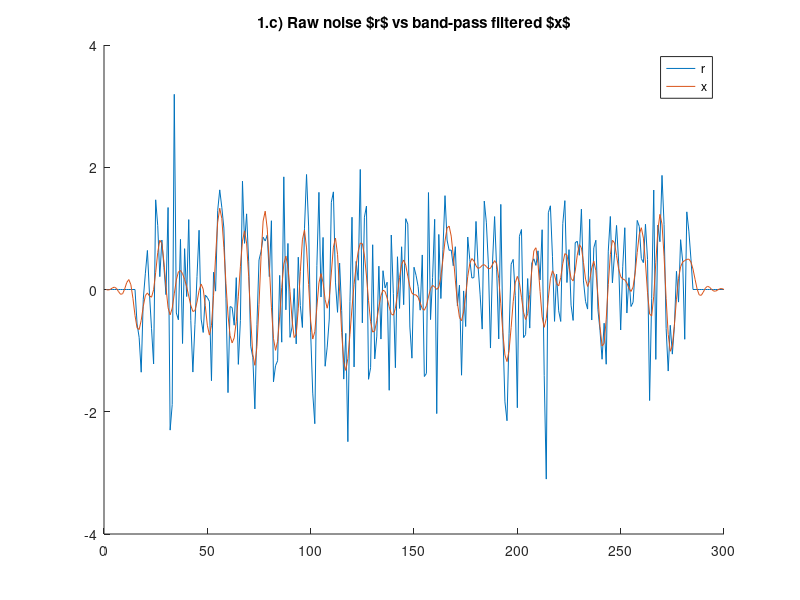
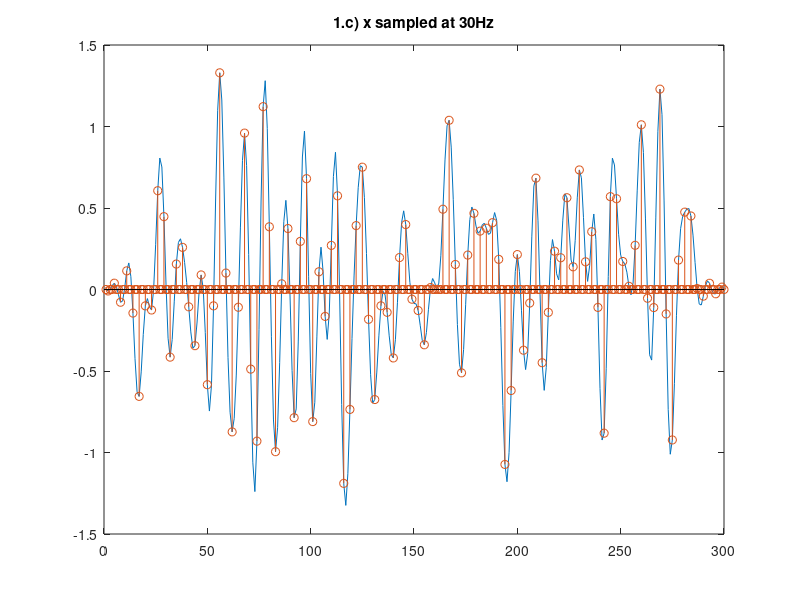
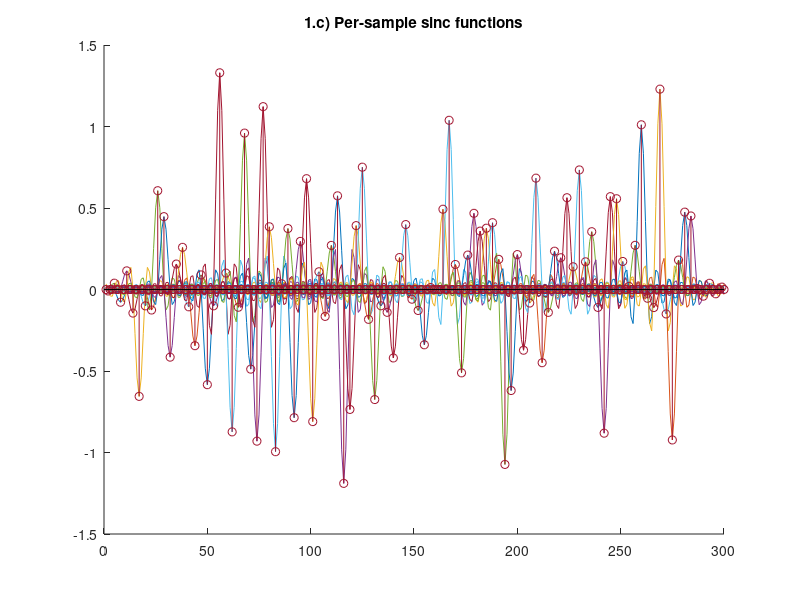
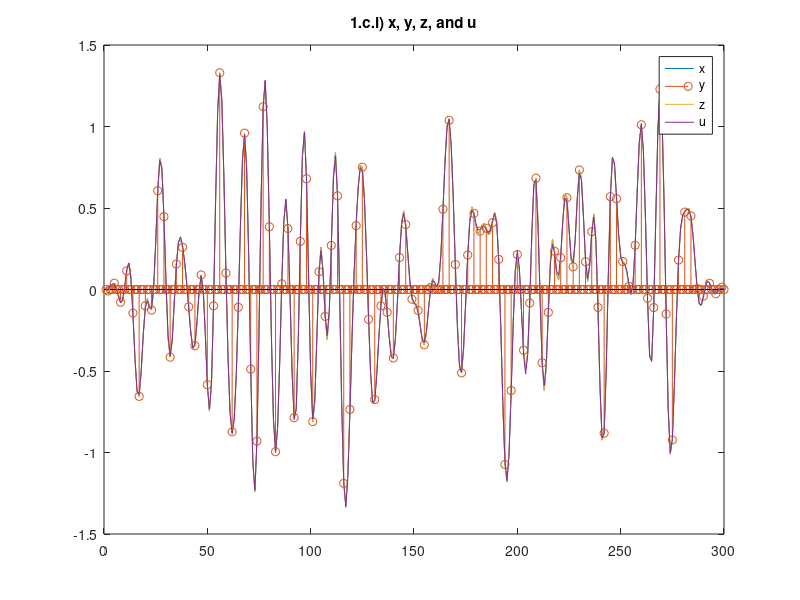

Recreate these plots in MATLAB, in order. (Note: this script raises an error after producing the figures.)
%% 1.c
% Generate a one second long Gaussian noise sequence r with a sampling rate
% of 300Hz
f_s = 300;
t = 1; % 1 second long
N = f_s * t;
ts = linspace(1/f_s, t, N);
r = randn(N,1);
% Taper $r$ by setting its first and last 15 samples to zero.
r(1:15) = 0;
r(end-15:end) = 0;

%%
% Make a Finite-Impulse Response low-pass filter with cut-off frequency
f_c = 45; % cutoff frequency
a = [1]; % FIR has no y-terms
b = fir1(50, f_c/(f_s/2));
% Use the filtfilt function in order to apply that filter to the
% generated noise signal, resulting in the filtered noise signal x
x = filtfilt(b, a, r);

%%
% Plot r, x together.
figure;
hold on;
plot(r);
plot(x);
legend("r","x");
title("1.c) Raw noise $r$ vs band-pass filtered $x$");
hold off;

%%
% Sample x at 100Hz by setting all but every third sample value to zero
y = x;
% element 1, 4, 7... = 0
y(1:3:end) = 0;
% element 2, 5, 8... = 0
y(3:3:end) = 0;
% element 3, 6, 9... = unchanged

figure;
plot(x);
hold on;
stem(y);
title("1.c) x sampled at 30Hz");
hold off;

%%
% Implement sinc interpolation to reconstruct the zeroed samples of y
%
% $$x(t) = \sum_{n=-\infty}^{\infty} x_n * sinc(t/t_s - n)$$
%
% MATLAB version:
%
% $$z = \sum_{i_y=1}^{N} y(i_y) * sinc((ts/t - i_y/N) * f_s/3)$$
%
% Translate the sinc by $i_y/N$ to align it with the sample,
% and scale it by $f_s$ over 3 to align the zero crossings with the other
% sample points.
z = zeros(N,1);
figure;
hold on;
for i_y = 1:N
    data = y(i_y) * sinc((ts/t - (i_y)/N)* f_s/3);
    plot(data);
    z = z + data';
end
stem(y)
hold off;
title("1.c) Per-sample sinc functions")

%%
% Generate another low-pass filter with fir1, cut-off frequency 50Hz
f_c = 50; % cutoff frequency
a = [1]; % FIR has no y-terms
b = fir1(50, f_c/(f_s/2));
% Apply it to y, resulting in interpolated sequence u.
% multiply by 3 to compensate for energy lost during sampling.
u = 3 * filtfilt(b, a, y);


%% 1.c.i) Comparisons
% Plot x, y, z, and u on top of each other in one figure 
figure;
plot(x);
hold on;
stem(y);
plot(z);
plot(u);
legend("x", "y", "z", "u");
title("1.c.i) x, y, z, and u")
hold off;

%% 1.c.i) x vs z
% x and z are equal
figure;
plot(x);
hold on;
stem(y);
plot(z);

legend("x", "y", "z");
xlim([100 150]);
title("1.c.i) x vs. z", "(sinc-interpolated sampled x)");
hold off;

%% 1.c.i) x vs u
% x and u are similar, but not equal.
% I think this is because the low-pass filter isn't perfect.
figure;
plot(x);
hold on;
stem(y);
plot(u);

legend("x", "y", "u");
xlim([100 150]);
title("1.c.i) x vs. u", "(low-pass filtered sampled x)");
hold off;

%%
% Frequency response of the second low-pass filter.
% The magnitude at the original cutoff (45Hz) is -3dB, so higher
% frequencies in x were be unfairly reduced when generating u.
f_c = 50;
a = [1];
b = fir1(50, f_c/(f_s/2));
figure;
freqz(b,a,2048,f_s);
xlim([0, 50]);
xline(45);
title("1.c.i) u low-pass filter frequency response");


%% 1.c.ii)
% Q: Why should the first filter have a lower cut-off frequency than the second?
%
% If the second low-pass filter had a lower cut-off frequency than the
% first filter, it would discard higher-frequency information and
% not reconstruct it.
